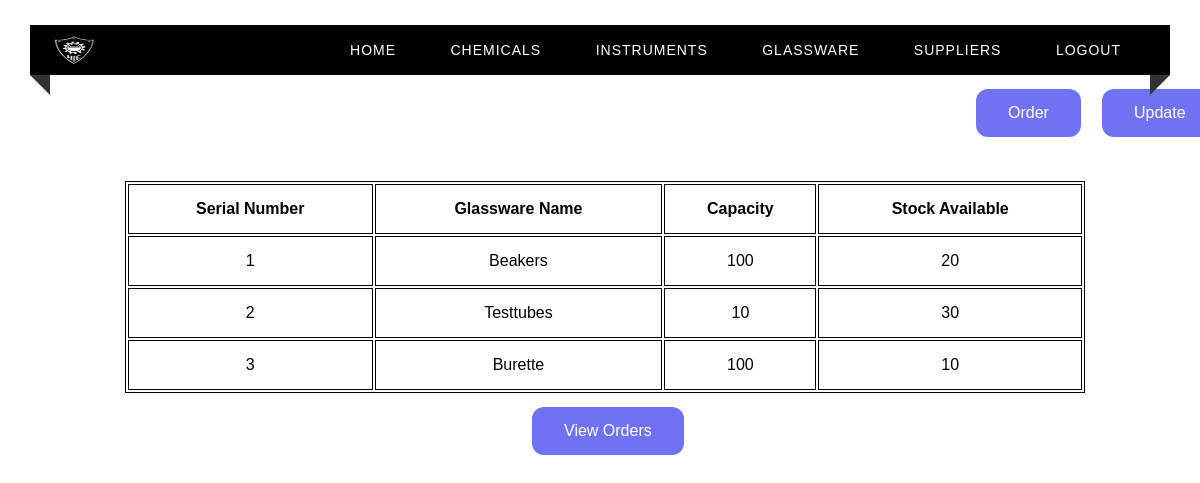
The app's page /glassware, older data.
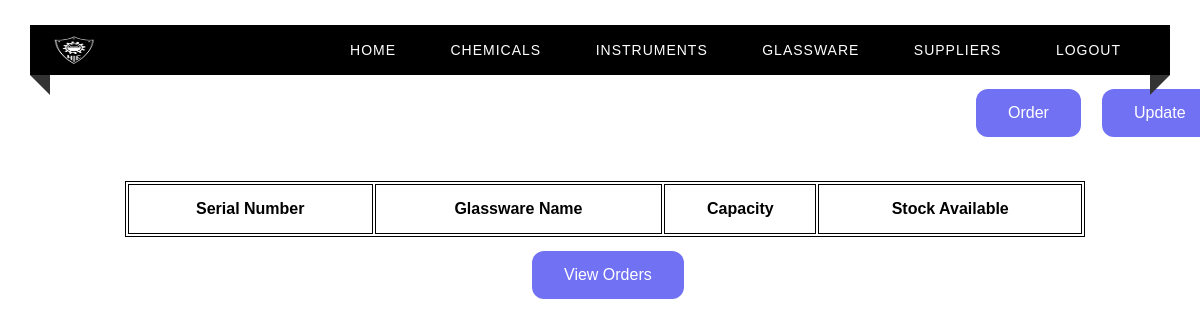
The same page, newer data.
### tables this page shows
CREATE TABLE GLASSWARE(
    Sno INTEGER UNIQUE ,
    Glass_Name VARCHAR(50) primary key,
    Capacity VARCHAR(10),
    Quantiy_Available integer(3)
);

### app.py (the view)
@app.route("/glassware")
def glassware() :
    c = get_db()
    cur = c.cursor()
    cur.execute("SELECT * from GLASSWARE")
    return render_template("glassware.html", test = cur.fetchall())

### app.py (called while the page is built)
def get_db():
    db = getattr(g, '_database', None)
    if db is None:
        db = g._database = sqlite3.connect(DATABASE)
    return db

@app.teardown_appcontext
def close_connection(exception):
    db = getattr(g, '_database', None)
    if db is not None:
        db.close()

### templates/glassware.html (shortened to what this page needs)
<html>
<head>
    <link rel="stylesheet" type="text/css" href="../static/home.css">
</head>
<body>
<div class="custom-padding">
        <nav>
            <div class="logo"><img src = "../static/nieLogo.png" width = "45px", height = "30px"></div>
            <ul class="menu-area">
                <li><a href="/home">Home</a></li>
                <li><a href="/chemicals">Chemicals</a></li>
                <li><a href="/instruments">Instruments</a></li>
                <li><a href="/glassware">Glassware</a></li>
                <li><a href="/suppliers">Suppliers</a></li>
                <li><a href="/">Logout</a></li>
            </ul>
        </nav>
        <a href="/updateGlasswareOptions" target = "_blank" class="button">Update</a>
        <a href="/orderGlassware" class="button1">Order</a>
        <div class="tab">
          <table align="center" style="margin-left : 125px; margin-top : 50px;">
              <th>Serial Number</th>
              <th>Glassware Name </th>
              <th>Capacity</th>
              <th>Stock Available</th>
            {% for row in test %}
            <tr>
                <td> {{ row[0] }}</td>
                <td> {{ row[1] }}</td>
                <td> {{ row[2] }}</td>
                <td> {{ row[3] }}</td>
            </tr>
            {% endfor %}
          </table>
        </div>
        <a href="/viewGlasswareOrders" class="button2">View Orders</a>
    </div>
</body>
</html>

Row changes from the older to the newer data that the page shows:
removed GLASSWARE: Sno "1", Glass_Name "Beakers", Capacity "100", Quantiy_Available "20"
removed GLASSWARE: Sno "2", Glass_Name "Testtubes", Capacity "10", Quantiy_Available "30"
removed GLASSWARE: Sno "3", Glass_Name "Burette", Capacity "100", Quantiy_Available "10"
